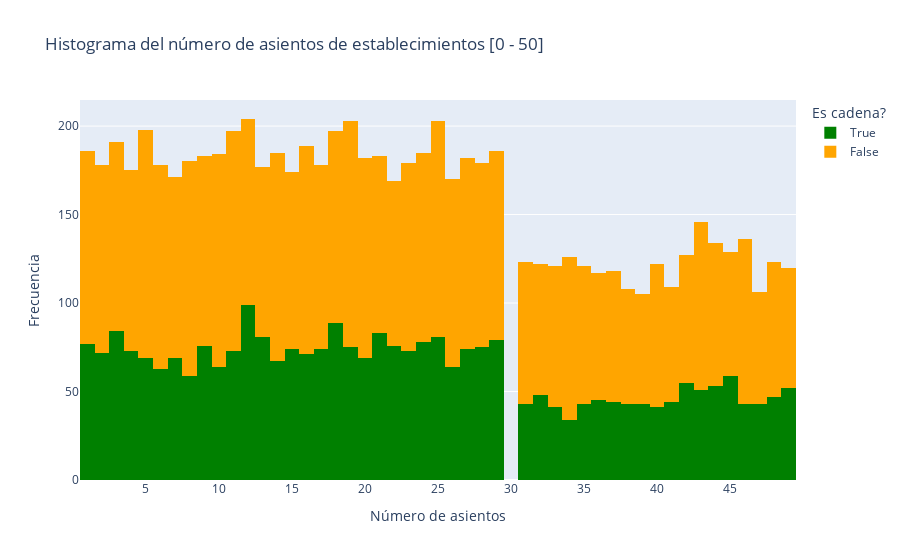

The notebook cell this image was saved under:
### Code cell
data_95 = data_95[data_95['number'] <= 50]
fig = px.histogram(data_95, x='number', color= 'chain',  title='Histograma del número de asientos de establecimientos [0 - 50]', color_discrete_sequence=['green', 'orange'])
fig.update_layout(
    legend_title_text='Es cadena?', 
    yaxis_title='Frecuencia',  # Etiqueta del eje X
    xaxis_title='Número de asientos'  # Etiqueta del eje Y
    )
fig.show()

### Figure 1 — Plotly figure (JSON) as saved in the notebook; plotly's stock layout.template omitted (floating-point values rounded to 4 significant figures; data arrays with more than 128 entries replaced by an {"elided": "..."} marker saying what was removed)
{"data": [{"alignmentgroup": "True", "bingroup": "x", "hovertemplate": "chain=True<br>number=%{x}<br>count=%{y}<extra></extra>", "legendgroup": "True", "marker": {"color": "green", "pattern": {"shape": ""}}, "name": "True", "offsetgroup": "True", "orientation": "v", "showlegend": true, "type": "histogram", "x": {"elided": "3033 int values"}, "xaxis": "x", "yaxis": "y"}, {"alignmentgroup": "True", "bingroup": "x", "hovertemplate": "chain=False<br>number=%{x}<br>count=%{y}<extra></extra>", "legendgroup": "False", "marker": {"color": "orange", "pattern": {"shape": ""}}, "name": "False", "offsetgroup": "False", "orientation": "v", "showlegend": true, "type": "histogram", "x": {"elided": "4626 int values"}, "xaxis": "x", "yaxis": "y"}], "layout": {"barmode": "relative", "legend": {"title": {"text": "Es cadena?"}, "tracegroupgap": 0}, "title": {"text": "Histograma del número de asientos de establecimientos [0 - 50]"}, "xaxis": {"anchor": "y", "domain": [0, 1], "title": {"text": "Número de asientos"}}, "yaxis": {"anchor": "x", "domain": [0, 1], "title": {"text": "Frecuencia"}}}}
